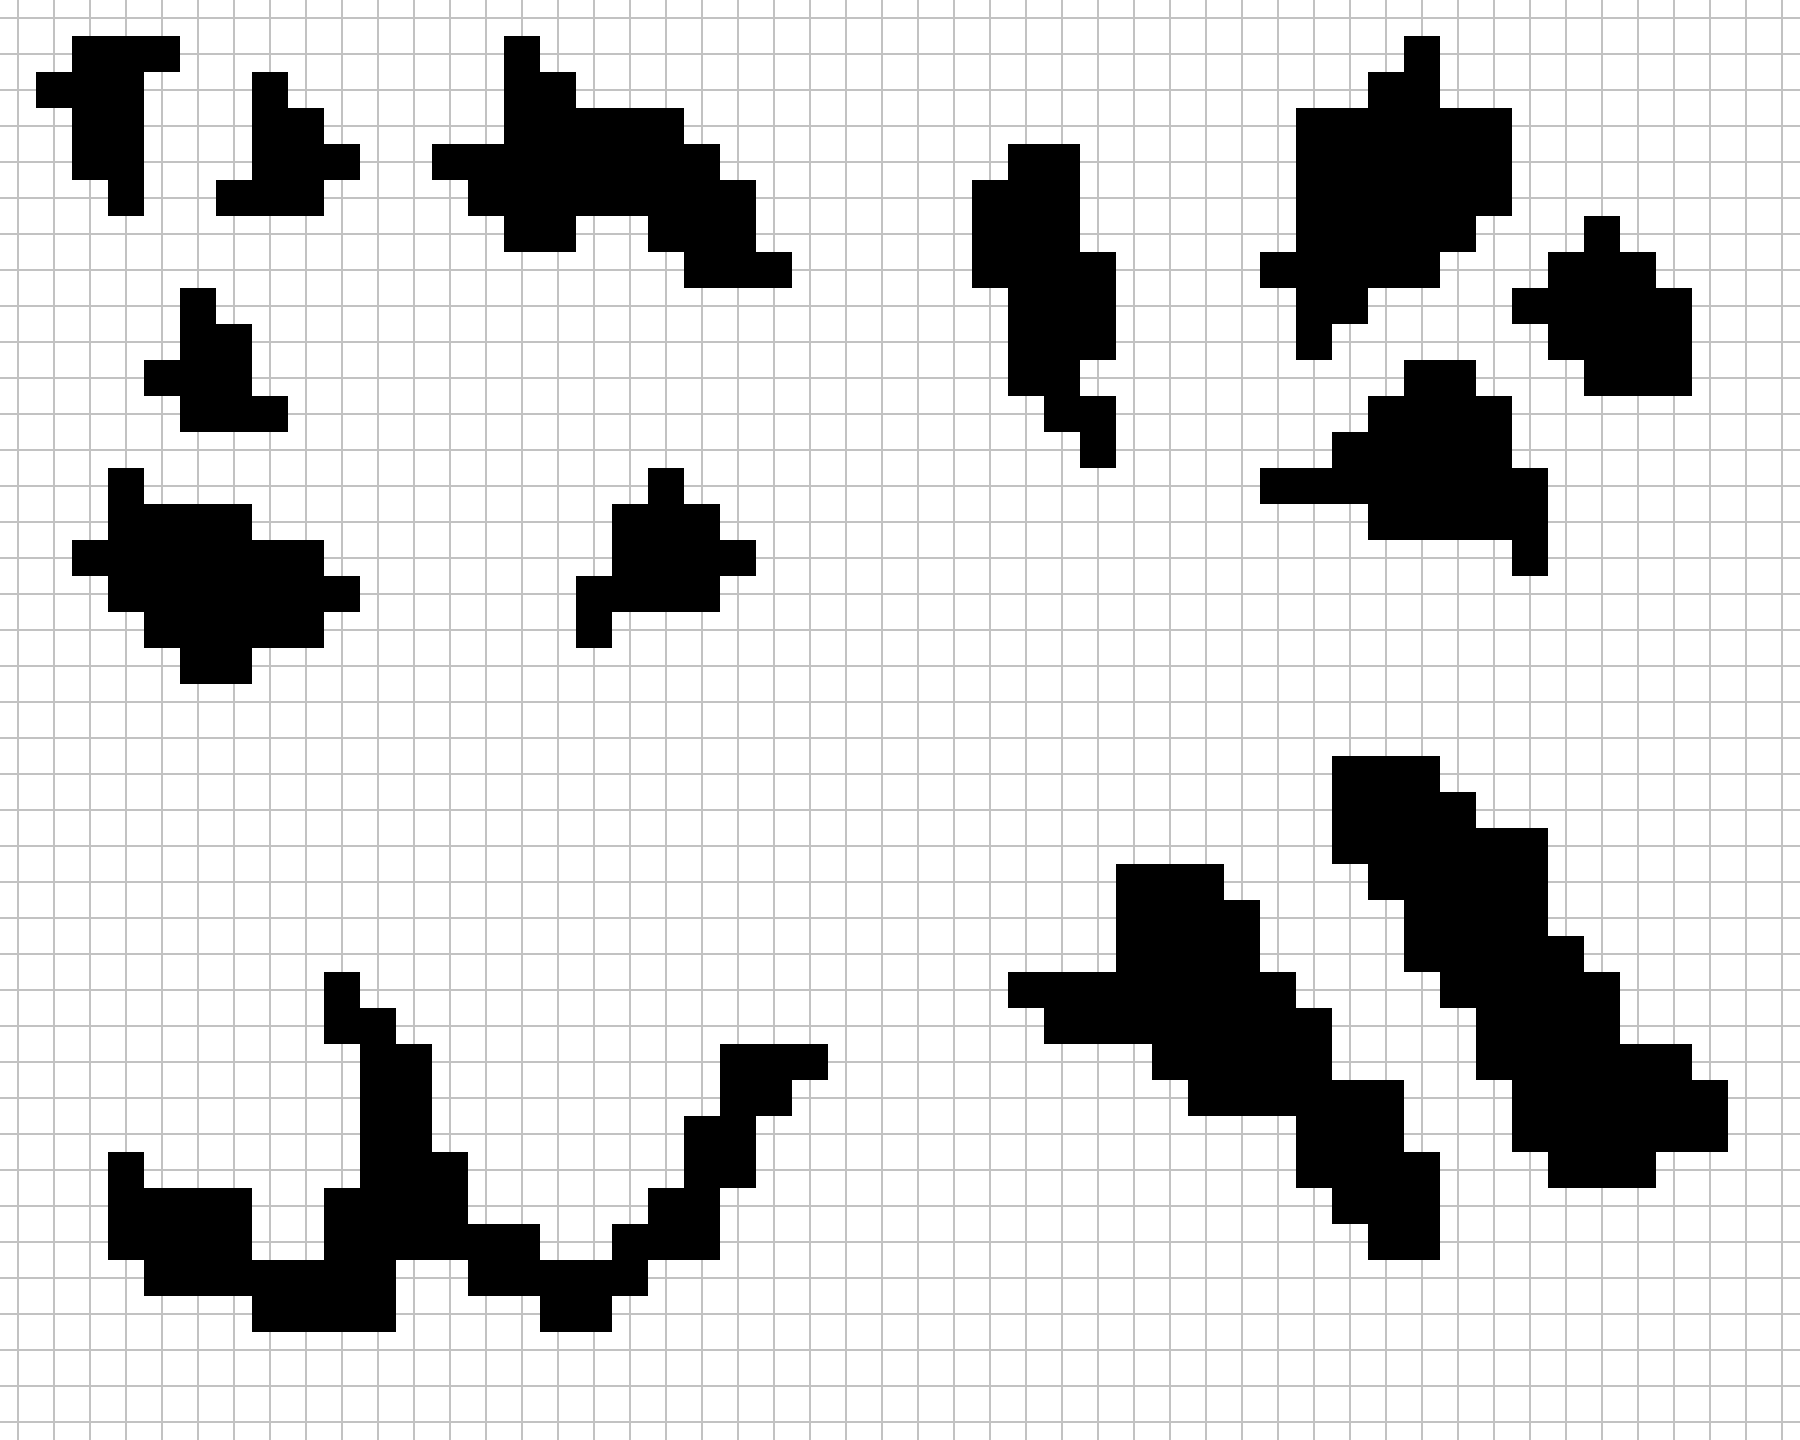

Tiled map render using the project's own tile images. Description and the map definition, with tile-layer contents summarised, below:
An orthogonal 50x40 tile map with 36x36 px tiles, 2 tile layers (Background, BlockingLayer) and 14 objects (2x 1, 2x 2, 2x 3, 2x 4, player, ...).

<map version="1.0" orientation="orthogonal" renderorder="right-down" width="50" height="40" tilewidth="36" tileheight="36" nextobjectid="18">
 <tileset firstgid="1" name="colors" tilewidth="36" tileheight="36" tilecount="6">
  <image source="tiles.png" width="216" height="36" />
 </tileset>
 <layer name="Background" width="50" height="40">
  <data>[2000 cells, 2000 non-empty, 1 distinct tile ids]</data>
 </layer>
 <layer name="BlockingLayer" width="50" height="40">
  <data>[2000 cells, 368 non-empty, 1 distinct tile ids]</data>
 </layer>
 <objectgroup name="player">
  <object id="1" name="player" gid="2" x="897" y="683" width="36" height="36" />
 </objectgroup>
 <objectgroup name="enemy">
  <object id="3" name="1" gid="3" x="428" y="354" width="36" height="36" />
  <object id="4" name="2" gid="3" x="1462" y="334" width="36" height="36" />
  <object id="5" name="3" gid="3" x="498" y="1130" width="36" height="36" />
  <object id="7" name="4" gid="3" x="1344" y="1028" width="36" height="36" />
 </objectgroup>
 <objectgroup name="weapon">
  <object id="8" name="1" gid="4" x="488" y="358" width="36" height="36" />
  <object id="9" name="2" gid="4" x="936" y="120" width="36" height="36" />
  <object id="10" name="3" gid="4" x="1422" y="334" width="36" height="36" />
  <object id="11" name="4" gid="4" x="288" y="708" width="36" height="36" />
  <object id="12" name="5" gid="4" x="966" y="682" width="36" height="36" />
  <object id="13" name="6" gid="4" x="1586" y="616" width="36" height="36" />
  <object id="14" name="7" gid="4" x="542" y="1134" width="36" height="36" />
  <object id="15" name="8" gid="4" x="914" y="1212" width="36" height="36" />
  <object id="16" name="9" gid="4" x="1392" y="1066" width="36" height="36" />
 </objectgroup>
</map>
